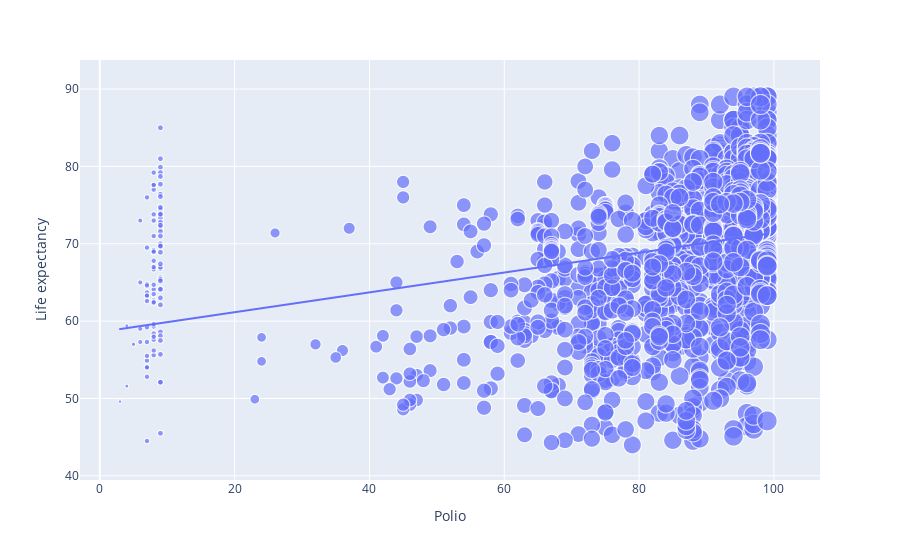

Notebook cell for this chart:
### Code cell
#LINEAR REGRESSION - 'Polio' X 'Life expectancy' -----Weak Correlation-----

fig = px.scatter(data_frame = data, x = 'Polio', y = 'Life expectancy', size = 'Polio' , trendline = 'ols')
fig.show()

### Figure 1 — Plotly figure (JSON) as saved in the notebook; plotly's stock layout.template omitted (floating-point values rounded to 4 significant figures; data arrays with more than 128 entries replaced by an {"elided": "..."} marker saying what was removed)
{"data": [{"hovertemplate": "Polio=%{marker.size}<br>Life expectancy=%{y}<extra></extra>", "legendgroup": "", "marker": {"color": "#636efa", "size": {"elided": "1649 int values"}, "sizemode": "area", "sizeref": 0.2475, "symbol": "circle"}, "mode": "markers", "name": "", "showlegend": false, "type": "scattergl", "x": {"elided": "1649 int values"}, "xaxis": "x", "y": {"elided": "1649 float values"}, "yaxis": "y"}, {"hovertemplate": "<b>OLS trendline</b><br>Life expectancy = 0.128244 * Polio + 58.5856<br>R<sup>2</sup>=0.107122<br><br>Polio=%{x}<br>Life expectancy=%{y} <b>(trend)</b><extra></extra>", "legendgroup": "", "marker": {"color": "#636efa", "symbol": "circle"}, "mode": "lines", "name": "", "showlegend": false, "type": "scattergl", "x": {"elided": "1649 int values"}, "xaxis": "x", "y": {"elided": "1649 float values"}, "yaxis": "y"}], "layout": {"autosize": true, "legend": {"itemsizing": "constant", "tracegroupgap": 0}, "margin": {"t": 60}, "xaxis": {"anchor": "y", "autorange": true, "domain": [0, 1], "range": [-2.802, 106.3], "title": {"text": "Polio"}, "type": "linear"}, "yaxis": {"anchor": "x", "autorange": true, "domain": [0, 1], "range": [37.27, 96.18], "title": {"text": "Life expectancy"}, "type": "linear"}}}
